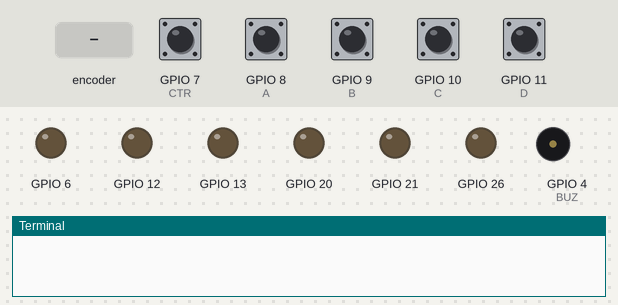
Simulated run of this program. Board: Raspberry Pi (BCM pin numbers). Shown: output pins drawn as LEDs (lit = HIGH), buzzer (waves = sounding, pin HIGH), the last lines printed to the terminal. The inputs (shaded band) are chosen by the test bench; at power-on: GPIO 7 (CTR), GPIO 8 (A), GPIO 9 (B), GPIO 10 (C), GPIO 11 (D) HIGH.

Above: at 1.2 s.
1.3 s: rotary encoder on GPIO 8 (A) / GPIO 9 (B) turned 3 steps (first pin leading)
At 2.5 s:
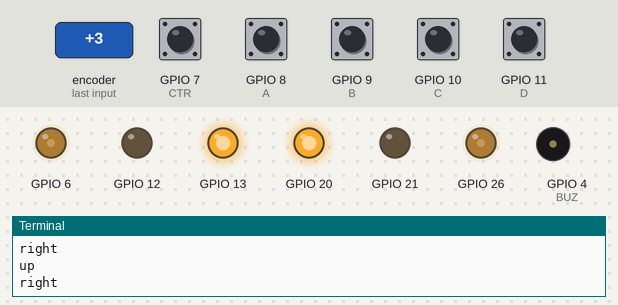
4.3 s: GPIO 7 (CTR) pulled LOW for 0.15 s
At 4.37 s:
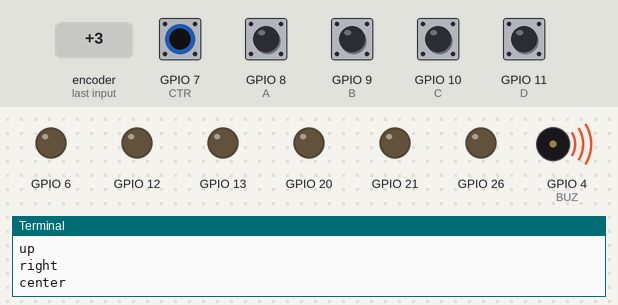
5.9 s: GPIO 10 (C) pulled LOW for 0.15 s
At 7.1 s:
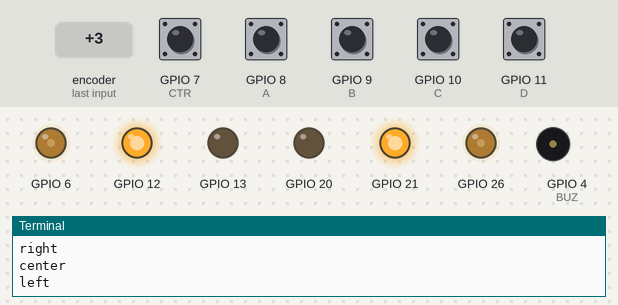
7.5 s: GPIO 11 (D) pulled LOW for 0.15 s
At 8.3 s:
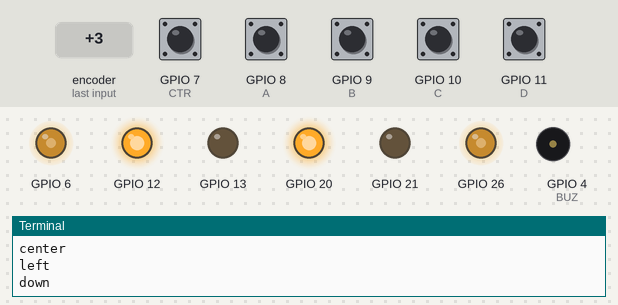
9.1 s: rotary encoder on GPIO 8 (A) / GPIO 9 (B) turned 2 steps (second pin leading)
At 10.6 s:
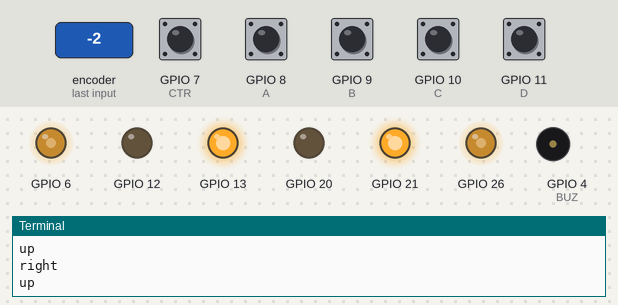
11.0 s: GPIO 7 (CTR) pulled LOW for 1 s
At 13.4 s:
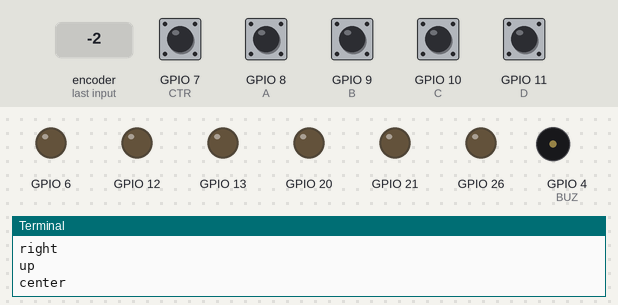
Timing chart, 0 to 14.5 s (numbered marks = the images above; inputs shaded):
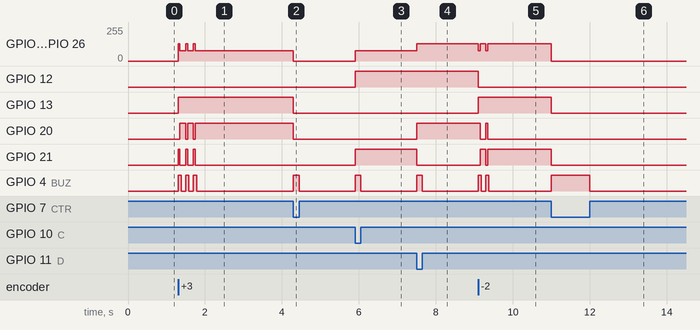

Measured:
- after the input at 1.3 s, GPIO 6: 0/255 → 77/255 at once; GPIO 13: LOW → HIGH at once
- after the input at 4.3 s, GPIO 6, GPIO 26: 77/255 → 0/255 at once; GPIO 13, GPIO 20: HIGH → LOW at once; GPIO 4 (BUZ): LOW → HIGH at once, → LOW 0.15 s later
- after the input at 5.9 s, GPIO 6, GPIO 26: 0/255 → 77/255 at once; GPIO 12, GPIO 21: LOW → HIGH at once; GPIO 4 (BUZ): LOW → HIGH at once, → LOW 0.15 s later
- after the input at 7.5 s, GPIO 6, GPIO 26: 77/255 → 128/255 at once; GPIO 20: LOW → HIGH at once; GPIO 21: HIGH → LOW at once; GPIO 4 (BUZ): LOW → HIGH at once, → LOW 0.15 s later
- after the input at 9.1 s, GPIO 6: alternates 128/255 for 0.15 s and 77/255 for 0.05 s, 4 changes in all, then stays 128/255, starting at once; GPIO 12: HIGH → LOW at once
- after the input at 11.0 s, GPIO 6, GPIO 26: 128/255 → 0/255 at once; GPIO 13, GPIO 21: HIGH → LOW at once; GPIO 4 (BUZ): LOW → HIGH at once, → LOW 1.0 s later

The program:

Joystick.py
```python
import RPi.GPIO as GPIO
import time
from AlphaBot2 import AlphaBot2

Ab = AlphaBot2()

CTR = 7
A = 8
B = 9
C = 10
D = 11
BUZ = 4

def beep_on():
	GPIO.output(BUZ,GPIO.HIGH)
def beep_off():
	GPIO.output(BUZ,GPIO.LOW)

GPIO.setmode(GPIO.BCM)
GPIO.setwarnings(False)
GPIO.setup(CTR,GPIO.IN,GPIO.PUD_UP)
GPIO.setup(A,GPIO.IN,GPIO.PUD_UP)
GPIO.setup(B,GPIO.IN,GPIO.PUD_UP)
GPIO.setup(C,GPIO.IN,GPIO.PUD_UP)
GPIO.setup(D,GPIO.IN,GPIO.PUD_UP)
GPIO.setup(BUZ,GPIO.OUT)

try:
	while True:
		if GPIO.input(CTR) == 0:
			beep_on()
			Ab.stop()
			print("center")
			while GPIO.input(CTR) == 0:
				time.sleep(0.01)
		elif GPIO.input(A) == 0:
			beep_on()
			Ab.forward()
			print("up")
			while GPIO.input(A) == 0:
				time.sleep(0.01)
		elif GPIO.input(B) == 0:
			beep_on()
			Ab.right()
			print("right")
			while GPIO.input(B) == 0:
				time.sleep(0.01)
		elif GPIO.input(C) == 0:
			beep_on()
			Ab.left()
			print("left")
			while GPIO.input(C) == 0:
				time.sleep(0.01)
		elif GPIO.input(D) == 0:
			beep_on()
			Ab.backward()
			print("down")
			while GPIO.input(D) == 0:
				time.sleep(0.01)
		else:
			beep_off()

except KeyboardInterrupt:
	GPIO.cleanup()
```

AlphaBot2.py
```python
import RPi.GPIO as GPIO
import time

class AlphaBot2(object):

	def __init__(self,ain1=12,ain2=13,ena=6,bin1=20,bin2=21,enb=26):
		self.AIN1 = ain1
		self.AIN2 = ain2
		self.BIN1 = bin1
		self.BIN2 = bin2
		self.ENA = ena
		self.ENB = enb
		self.PA  = 50
		self.PB  = 50

		GPIO.setmode(GPIO.BCM)
		GPIO.setwarnings(False)
		GPIO.setup(self.AIN1,GPIO.OUT)
		GPIO.setup(self.AIN2,GPIO.OUT)
		GPIO.setup(self.BIN1,GPIO.OUT)
		GPIO.setup(self.BIN2,GPIO.OUT)
		GPIO.setup(self.ENA,GPIO.OUT)
		GPIO.setup(self.ENB,GPIO.OUT)
		self.PWMA = GPIO.PWM(self.ENA,500)
		self.PWMB = GPIO.PWM(self.ENB,500)
		self.PWMA.start(self.PA)
		self.PWMB.start(self.PB)
		self.stop()

	def forward(self):
		self.PWMA.ChangeDutyCycle(self.PA)
		self.PWMB.ChangeDutyCycle(self.PB)
		GPIO.output(self.AIN1,GPIO.LOW)
		GPIO.output(self.AIN2,GPIO.HIGH)
		GPIO.output(self.BIN1,GPIO.LOW)
		GPIO.output(self.BIN2,GPIO.HIGH)


	def stop(self):
		self.PWMA.ChangeDutyCycle(0)
		self.PWMB.ChangeDutyCycle(0)
		GPIO.output(self.AIN1,GPIO.LOW)
		GPIO.output(self.AIN2,GPIO.LOW)
		GPIO.output(self.BIN1,GPIO.LOW)
		GPIO.output(self.BIN2,GPIO.LOW)

	def backward(self):
		self.PWMA.ChangeDutyCycle(self.PA)
		self.PWMB.ChangeDutyCycle(self.PB)
		GPIO.output(self.AIN1,GPIO.HIGH)
		GPIO.output(self.AIN2,GPIO.LOW)
		GPIO.output(self.BIN1,GPIO.HIGH)
		GPIO.output(self.BIN2,GPIO.LOW)


	def left(self):
		self.PWMA.ChangeDutyCycle(30)
		self.PWMB.ChangeDutyCycle(30)
		GPIO.output(self.AIN1,GPIO.HIGH)
		GPIO.output(self.AIN2,GPIO.LOW)
		GPIO.output(self.BIN1,GPIO.LOW)
		GPIO.output(self.BIN2,GPIO.HIGH)


	def right(self):
		self.PWMA.ChangeDutyCycle(30)
		self.PWMB.ChangeDutyCycle(30)
		GPIO.output(self.AIN1,GPIO.LOW)
		GPIO.output(self.AIN2,GPIO.HIGH)
		GPIO.output(self.BIN1,GPIO.HIGH)
		GPIO.output(self.BIN2,GPIO.LOW)

	def setPWMA(self,value):
		self.PA = value
		self.PWMA.ChangeDutyCycle(self.PA)

	def setPWMB(self,value):
		self.PB = value
		self.PWMB.ChangeDutyCycle(self.PB)

	def setMotor(self, left, right):
		if((right >= 0) and (right <= 100)):
			GPIO.output(self.AIN1,GPIO.HIGH)
			GPIO.output(self.AIN2,GPIO.LOW)
			self.PWMA.ChangeDutyCycle(right)
		elif((right < 0) and (right >= -100)):
			GPIO.output(self.AIN1,GPIO.LOW)
			GPIO.output(self.AIN2,GPIO.HIGH)
			self.PWMA.ChangeDutyCycle(0 - right)
		if((left >= 0) and (left <= 100)):
			GPIO.output(self.BIN1,GPIO.HIGH)
			GPIO.output(self.BIN2,GPIO.LOW)
			self.PWMB.ChangeDutyCycle(left)
		elif((left < 0) and (left >= -100)):
			GPIO.output(self.BIN1,GPIO.LOW)
			GPIO.output(self.BIN2,GPIO.HIGH)
			self.PWMB.ChangeDutyCycle(0 - left)

if __name__=='__main__':

	Ab = AlphaBot2()
	Ab.forward()
	try:
		while True:
			time.sleep(1)
	except KeyboardInterrupt:
		GPIO.cleanup()
```
